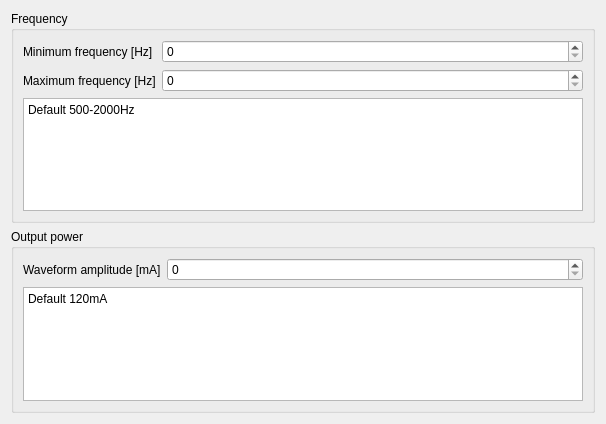
<?xml version="1.0" encoding="UTF-8"?>
<ui version="4.0">
 <class>WizardPageSafetyLimitsFOC</class>
 <widget class="QWizardPage" name="WizardPageSafetyLimitsFOC">
  <property name="geometry">
   <rect>
    <x>0</x>
    <y>0</y>
    <width>606</width>
    <height>424</height>
   </rect>
  </property>
  <property name="windowTitle">
   <string>WizardPage</string>
  </property>
  <layout class="QVBoxLayout" name="verticalLayout">
   <item>
    <widget class="QGroupBox" name="groupBox_2">
     <property name="title">
      <string>Frequency</string>
     </property>
     <layout class="QFormLayout" name="formLayout">
      <item row="0" column="0">
       <widget class="QLabel" name="label_2">
        <property name="text">
         <string>Minimum frequency [Hz]</string>
        </property>
       </widget>
      </item>
      <item row="0" column="1">
       <widget class="QDoubleSpinBox" name="min_frequency_spinbox">
        <property name="decimals">
         <number>0</number>
        </property>
        <property name="maximum">
         <double>2000.000000000000000</double>
        </property>
       </widget>
      </item>
      <item row="1" column="0">
       <widget class="QLabel" name="label_3">
        <property name="text">
         <string>Maximum frequency [Hz]</string>
        </property>
       </widget>
      </item>
      <item row="1" column="1">
       <widget class="QDoubleSpinBox" name="max_frequency_spinbox">
        <property name="decimals">
         <number>0</number>
        </property>
        <property name="maximum">
         <double>2000.000000000000000</double>
        </property>
       </widget>
      </item>
      <item row="2" column="0" colspan="2">
       <widget class="QTextBrowser" name="textBrowser">
        <property name="html">
         <string>&lt;!DOCTYPE HTML PUBLIC &quot;-//W3C//DTD HTML 4.0//EN&quot; &quot;http://www.w3.org/TR/REC-html40/strict.dtd&quot;&gt;
&lt;html&gt;&lt;head&gt;&lt;meta name=&quot;qrichtext&quot; content=&quot;1&quot; /&gt;&lt;meta charset=&quot;utf-8&quot; /&gt;&lt;style type=&quot;text/css&quot;&gt;
p, li { white-space: pre-wrap; }
hr { height: 1px; border-width: 0; }
li.unchecked::marker { content: &quot;\2610&quot;; }
li.checked::marker { content: &quot;\2612&quot;; }
&lt;/style&gt;&lt;/head&gt;&lt;body style=&quot; font-family:'Segoe UI'; font-size:9pt; font-weight:400; font-style:normal;&quot;&gt;
&lt;p style=&quot; margin-top:0px; margin-bottom:0px; margin-left:0px; margin-right:0px; -qt-block-indent:0; text-indent:0px;&quot;&gt;Default 500-2000Hz&lt;/p&gt;&lt;/body&gt;&lt;/html&gt;</string>
        </property>
       </widget>
      </item>
     </layout>
    </widget>
   </item>
   <item>
    <widget class="QGroupBox" name="groupBox">
     <property name="title">
      <string>Output power</string>
     </property>
     <layout class="QFormLayout" name="formLayout_2">
      <item row="0" column="0">
       <widget class="QLabel" name="label">
        <property name="text">
         <string>Waveform amplitude [mA]</string>
        </property>
       </widget>
      </item>
      <item row="0" column="1">
       <widget class="QDoubleSpinBox" name="waveform_ampltiude_ma_spinbox">
        <property name="decimals">
         <number>0</number>
        </property>
        <property name="maximum">
         <double>150.000000000000000</double>
        </property>
       </widget>
      </item>
      <item row="1" column="0" colspan="2">
       <widget class="QTextBrowser" name="textBrowser_2">
        <property name="html">
         <string>&lt;!DOCTYPE HTML PUBLIC &quot;-//W3C//DTD HTML 4.0//EN&quot; &quot;http://www.w3.org/TR/REC-html40/strict.dtd&quot;&gt;
&lt;html&gt;&lt;head&gt;&lt;meta name=&quot;qrichtext&quot; content=&quot;1&quot; /&gt;&lt;meta charset=&quot;utf-8&quot; /&gt;&lt;style type=&quot;text/css&quot;&gt;
p, li { white-space: pre-wrap; }
hr { height: 1px; border-width: 0; }
li.unchecked::marker { content: &quot;\2610&quot;; }
li.checked::marker { content: &quot;\2612&quot;; }
&lt;/style&gt;&lt;/head&gt;&lt;body style=&quot; font-family:'Segoe UI'; font-size:9pt; font-weight:400; font-style:normal;&quot;&gt;
&lt;p style=&quot; margin-top:0px; margin-bottom:0px; margin-left:0px; margin-right:0px; -qt-block-indent:0; text-indent:0px;&quot;&gt;Default 120mA&lt;/p&gt;&lt;/body&gt;&lt;/html&gt;</string>
        </property>
       </widget>
      </item>
     </layout>
    </widget>
   </item>
   <item>
    <spacer name="verticalSpacer">
     <property name="orientation">
      <enum>Qt::Orientation::Vertical</enum>
     </property>
     <property name="sizeHint" stdset="0">
      <size>
       <width>20</width>
       <height>40</height>
      </size>
     </property>
    </spacer>
   </item>
  </layout>
 </widget>
 <resources/>
 <connections/>
</ui>
